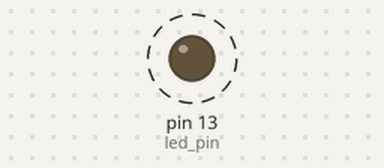
A sketch run on a simulated Arduino Uno, built with avr-gcc and run on an emulated ATmega328P. On the bench: output pins drawn as LEDs (lit = HIGH). Dashed ring = blinking. No radio packets arrive unless stated.

Above: at 0.5 s.
Timing chart, 0 to 3.0 s (numbered marks = the images above):
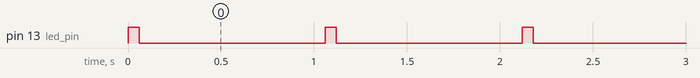

Measured:
- by itself, pin 13 (led_pin): alternates HIGH for 0.06 s and LOW for 1.0 s

The sketch:

transmit1.ino
```cpp
// (licence header left out)
#include <VirtualWire.h>

const int led_pin = 13;
const int transmit_pin = 12;
const int receive_pin = 2;
const int transmit_en_pin = 3;
float val[2]={0.0,0.0};
void setup()
{
    // Initialise the IO and ISR
    vw_set_tx_pin(transmit_pin);
    vw_set_rx_pin(receive_pin);
    vw_set_ptt_pin(transmit_en_pin);
    vw_set_ptt_inverted(true); // Required for DR3100
    vw_setup(2000);       // Bits per sec
    pinMode(led_pin, OUTPUT);
}

byte count = 1;
uint8_t cnt = 1;
void loop()
{
  //char msg[7] = {'h','e','l','l','o',' ','#'};

  //msg[6] = count;
  val[0]=cnt;
  digitalWrite(led_pin, HIGH); // Flash a light to show transmitting
  vw_send((uint8_t*)val, 2);
  vw_wait_tx(); // Wait until the whole message is gone
  digitalWrite(led_pin, LOW);
  delay(1000);
  //count = count + 1;
  cnt=cnt+1.5;
}
```
